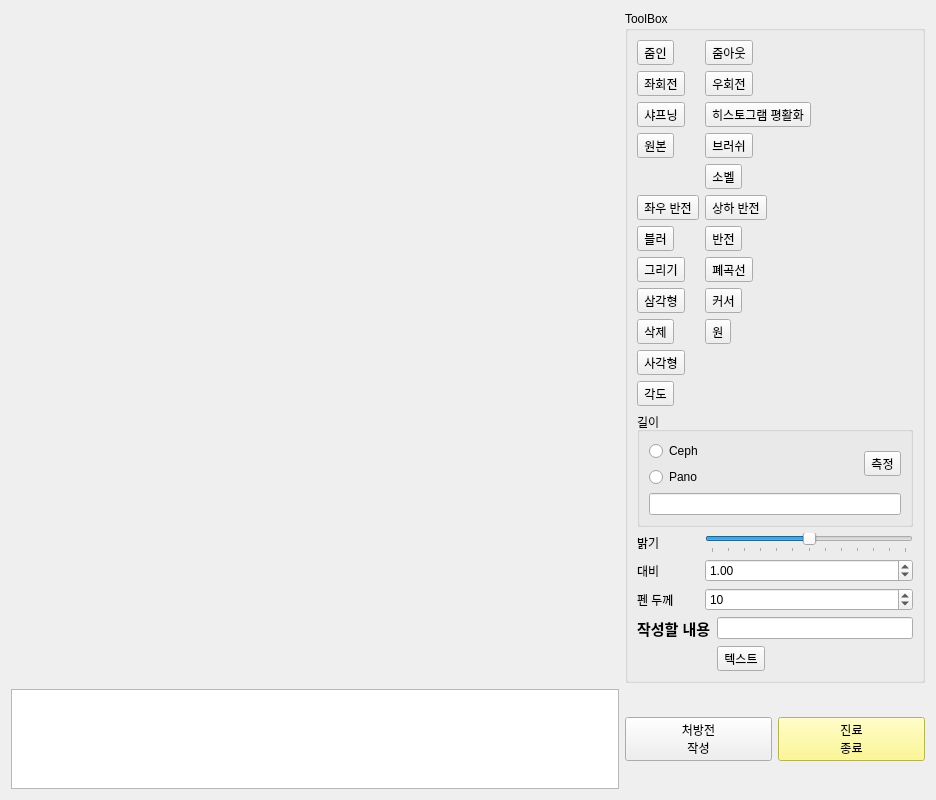
<?xml version="1.0" encoding="UTF-8"?>
<ui version="4.0">
 <class>ImageAlbum</class>
 <widget class="QWidget" name="ImageAlbum">
  <property name="geometry">
   <rect>
    <x>0</x>
    <y>0</y>
    <width>936</width>
    <height>622</height>
   </rect>
  </property>
  <property name="cursor">
   <cursorShape>ArrowCursor</cursorShape>
  </property>
  <property name="mouseTracking">
   <bool>false</bool>
  </property>
  <property name="focusPolicy">
   <enum>Qt::NoFocus</enum>
  </property>
  <property name="windowTitle">
   <string>Form</string>
  </property>
  <layout class="QGridLayout" name="gridLayout_2">
   <item row="1" column="0">
    <widget class="QListWidget" name="listWidget">
     <property name="minimumSize">
      <size>
       <width>600</width>
       <height>100</height>
      </size>
     </property>
     <property name="maximumSize">
      <size>
       <width>1000</width>
       <height>100</height>
      </size>
     </property>
     <property name="baseSize">
      <size>
       <width>600</width>
       <height>80</height>
      </size>
     </property>
     <property name="verticalScrollBarPolicy">
      <enum>Qt::ScrollBarAsNeeded</enum>
     </property>
     <property name="horizontalScrollBarPolicy">
      <enum>Qt::ScrollBarAlwaysOff</enum>
     </property>
     <property name="iconSize">
      <size>
       <width>120</width>
       <height>80</height>
      </size>
     </property>
     <property name="flow">
      <enum>QListView::LeftToRight</enum>
     </property>
     <property name="resizeMode">
      <enum>QListView::Adjust</enum>
     </property>
     <property name="viewMode">
      <enum>QListView::IconMode</enum>
     </property>
    </widget>
   </item>
   <item row="0" column="1">
    <widget class="QSplitter" name="splitter">
     <property name="orientation">
      <enum>Qt::Horizontal</enum>
     </property>
     <widget class="QGroupBox" name="groupBox">
      <property name="maximumSize">
       <size>
        <width>300</width>
        <height>16777215</height>
       </size>
      </property>
      <property name="font">
       <font>
        <bold>false</bold>
       </font>
      </property>
      <property name="title">
       <string>ToolBox</string>
      </property>
      <layout class="QGridLayout" name="gridLayout_4">
       <item row="1" column="1">
        <widget class="QToolButton" name="RightRotate">
         <property name="text">
          <string>우회전</string>
         </property>
        </widget>
       </item>
       <item row="14" column="0">
        <widget class="QLabel" name="label_2">
         <property name="text">
          <string>대비</string>
         </property>
         <property name="buddy">
          <cstring>Contrast</cstring>
         </property>
        </widget>
       </item>
       <item row="5" column="1">
        <widget class="QToolButton" name="HReverse">
         <property name="text">
          <string>상하 반전</string>
         </property>
        </widget>
       </item>
       <item row="9" column="1">
        <widget class="QToolButton" name="Ellipse">
         <property name="text">
          <string>원</string>
         </property>
        </widget>
       </item>
       <item row="9" column="0">
        <widget class="QToolButton" name="Delete">
         <property name="text">
          <string>삭제</string>
         </property>
        </widget>
       </item>
       <item row="10" column="0">
        <widget class="QToolButton" name="Rectangle">
         <property name="text">
          <string>사각형</string>
         </property>
        </widget>
       </item>
       <item row="1" column="0">
        <widget class="QToolButton" name="LeftRotate">
         <property name="text">
          <string>좌회전</string>
         </property>
        </widget>
       </item>
       <item row="7" column="0">
        <widget class="QToolButton" name="Lines">
         <property name="text">
          <string>그리기</string>
         </property>
        </widget>
       </item>
       <item row="13" column="1">
        <widget class="QSlider" name="horizontalSlider">
         <property name="minimum">
          <number>-60</number>
         </property>
         <property name="maximum">
          <number>60</number>
         </property>
         <property name="orientation">
          <enum>Qt::Horizontal</enum>
         </property>
         <property name="tickPosition">
          <enum>QSlider::TicksBelow</enum>
         </property>
        </widget>
       </item>
       <item row="14" column="1">
        <widget class="QDoubleSpinBox" name="Contrast">
         <property name="maximum">
          <double>5.000000000000000</double>
         </property>
         <property name="singleStep">
          <double>0.200000000000000</double>
         </property>
         <property name="value">
          <double>1.000000000000000</double>
         </property>
        </widget>
       </item>
       <item row="6" column="0">
        <widget class="QToolButton" name="Blur">
         <property name="text">
          <string>블러</string>
         </property>
        </widget>
       </item>
       <item row="0" column="0">
        <widget class="QToolButton" name="ZoomIn">
         <property name="text">
          <string>줌인</string>
         </property>
        </widget>
       </item>
       <item row="13" column="0">
        <widget class="QLabel" name="label">
         <property name="text">
          <string>밝기</string>
         </property>
         <property name="buddy">
          <cstring>horizontalSlider</cstring>
         </property>
        </widget>
       </item>
       <item row="15" column="0">
        <widget class="QLabel" name="label_3">
         <property name="text">
          <string>펜 두께</string>
         </property>
         <property name="buddy">
          <cstring>Thickness</cstring>
         </property>
        </widget>
       </item>
       <item row="6" column="1">
        <widget class="QToolButton" name="Reverse">
         <property name="text">
          <string>반전</string>
         </property>
        </widget>
       </item>
       <item row="4" column="1">
        <widget class="QToolButton" name="Sobel">
         <property name="text">
          <string>소벨</string>
         </property>
        </widget>
       </item>
       <item row="3" column="1">
        <widget class="QToolButton" name="Brush">
         <property name="text">
          <string>브러쉬</string>
         </property>
        </widget>
       </item>
       <item row="15" column="1">
        <widget class="QSpinBox" name="Thickness">
         <property name="value">
          <number>10</number>
         </property>
        </widget>
       </item>
       <item row="2" column="0">
        <widget class="QToolButton" name="Sharpening">
         <property name="text">
          <string>샤프닝</string>
         </property>
        </widget>
       </item>
       <item row="2" column="1">
        <widget class="QToolButton" name="HistEqual">
         <property name="text">
          <string>히스토그램 평활화</string>
         </property>
        </widget>
       </item>
       <item row="8" column="0">
        <widget class="QToolButton" name="Triangle">
         <property name="text">
          <string>삼각형</string>
         </property>
        </widget>
       </item>
       <item row="0" column="1">
        <widget class="QToolButton" name="ZoomOut">
         <property name="text">
          <string>줌아웃</string>
         </property>
        </widget>
       </item>
       <item row="8" column="1">
        <widget class="QToolButton" name="Cursor">
         <property name="text">
          <string>커서</string>
         </property>
        </widget>
       </item>
       <item row="12" column="0" colspan="2">
        <widget class="QGroupBox" name="groupBox_2">
         <property name="title">
          <string>길이</string>
         </property>
         <layout class="QGridLayout" name="gridLayout_3">
          <item row="0" column="0">
           <widget class="QRadioButton" name="Ceph">
            <property name="text">
             <string>Ceph</string>
            </property>
           </widget>
          </item>
          <item row="0" column="1" rowspan="2">
           <widget class="QToolButton" name="LengthMeasurement">
            <property name="text">
             <string>측정</string>
            </property>
           </widget>
          </item>
          <item row="1" column="0">
           <widget class="QRadioButton" name="Pano">
            <property name="text">
             <string>Pano</string>
            </property>
           </widget>
          </item>
          <item row="2" column="0" colspan="2">
           <widget class="QLineEdit" name="LengthResult"/>
          </item>
         </layout>
        </widget>
       </item>
       <item row="16" column="0" colspan="2">
        <layout class="QFormLayout" name="formLayout">
         <item row="0" column="1">
          <widget class="QLineEdit" name="lineEdit"/>
         </item>
         <item row="0" column="0">
          <widget class="QLabel" name="label_4">
           <property name="font">
            <font>
             <pointsize>11</pointsize>
             <bold>true</bold>
            </font>
           </property>
           <property name="text">
            <string>작성할 내용</string>
           </property>
           <property name="buddy">
            <cstring>lineEdit</cstring>
           </property>
          </widget>
         </item>
         <item row="1" column="1">
          <widget class="QToolButton" name="TextBox">
           <property name="text">
            <string>텍스트</string>
           </property>
          </widget>
         </item>
        </layout>
       </item>
       <item row="3" column="0">
        <widget class="QToolButton" name="OrigImage">
         <property name="text">
          <string>원본</string>
         </property>
        </widget>
       </item>
       <item row="5" column="0">
        <widget class="QToolButton" name="VReverse">
         <property name="text">
          <string>좌우 반전</string>
         </property>
        </widget>
       </item>
       <item row="7" column="1">
        <widget class="QToolButton" name="Freehand">
         <property name="text">
          <string>폐곡선</string>
         </property>
        </widget>
       </item>
       <item row="11" column="0">
        <widget class="QToolButton" name="Angle">
         <property name="text">
          <string>각도</string>
         </property>
        </widget>
       </item>
      </layout>
     </widget>
    </widget>
   </item>
   <item row="1" column="1">
    <layout class="QHBoxLayout" name="horizontalLayout_2">
     <item>
      <widget class="QPushButton" name="Prescription">
       <property name="text">
        <string>처방전
작성</string>
       </property>
      </widget>
     </item>
     <item>
      <widget class="QPushButton" name="EndTreatment">
       <property name="styleSheet">
        <string notr="true">QPushButton {background-color: rgb(255, 250, 117)}</string>
       </property>
       <property name="text">
        <string>진료
종료</string>
       </property>
      </widget>
     </item>
    </layout>
   </item>
   <item row="0" column="0">
    <layout class="QGridLayout" name="gridLayout"/>
   </item>
  </layout>
 </widget>
 <resources/>
 <connections/>
</ui>
